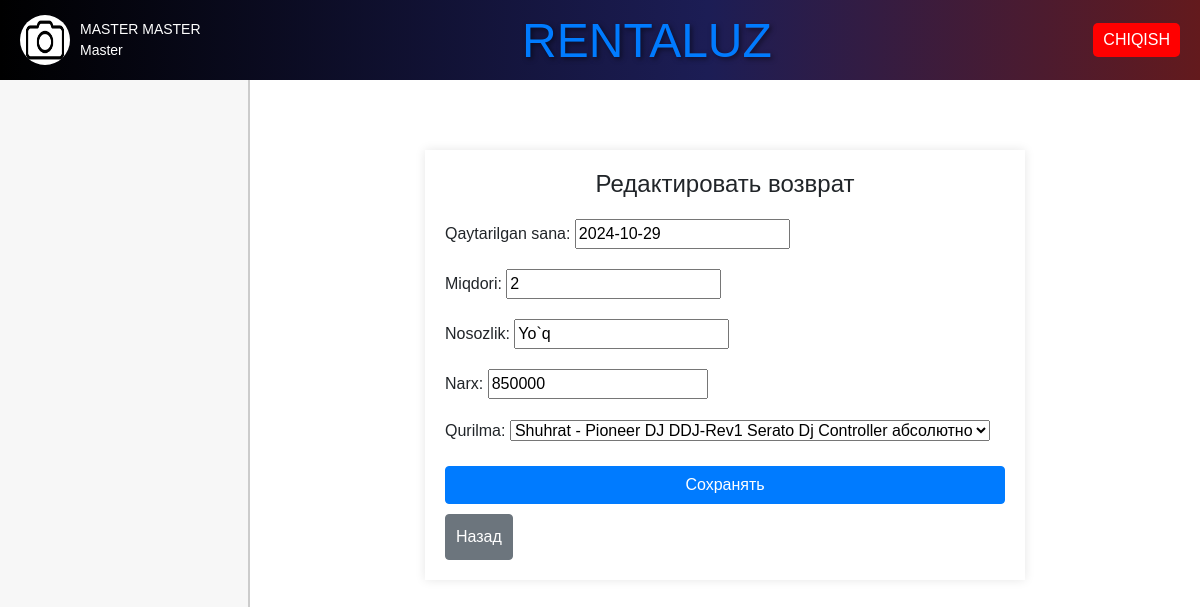
The page /qaytarish/4/edit/ (signed in) on the database its author committed.
### rental/models.py (models this page shows, shortened)
class CustomUser(AbstractUser):
    rasm=models.ImageField(default='static/img/default.jpg')
    ism = models.CharField(max_length=255)
    familiya = models.CharField(max_length=255)
    lavozimi = models.CharField(max_length=255)
    username = models.CharField(max_length=255, unique=True)
    password = models.CharField(max_length=255)
    is_staff = models.BooleanField(default=False)
    is_active = models.BooleanField(default=True)

class Qaytarish(models.Model):
    qaytarilgan_sana = models.DateField(default=timezone.now)
    miqdori = models.IntegerField()
    nosozlik = models.CharField(max_length=255)
    summa = models.BigIntegerField()
    prokat = models.ForeignKey(Prokat, on_delete=models.CASCADE)

### rental/views.py (the view)
# urls.py: path('qaytarish/<int:pk>/edit/', QaytarishEditView.as_view(), name='qaytarish_edit'),
class QaytarishEditView(LoginRequiredMixin,UpdateView):
    model = Qaytarish
    form_class=QaytarishForm
    template_name = 'qaytarish_edit.html'
    success_url = reverse_lazy('qaytarish')

### rental/forms.py
class QaytarishForm(forms.ModelForm):
    class Meta:
        model = Qaytarish
        fields = ['qaytarilgan_sana', 'miqdori', 'nosozlik', 'summa', 'prokat']
        labels = {
            'qaytarilgan_sana': 'Qaytarilgan sana',
            'miqdori': 'Miqdori',
            'nosozlik': 'Nosozlik',
            'summa': 'Narx',
            'prokat': 'Qurilma',
        }
    def __init__(self, *args, **kwargs):
        super(QaytarishForm, self).__init__(*args, **kwargs)
        self.fields['prokat'].queryset = Prokat.objects.all()

### rental/models.py (called while the page is built)
    def __str__(self):
        return f"{self.nomi}"

    def __str__(self):
        return self.username

    def __str__(self):
        return f"{self.mijoz} - {self.qurilma}"

### templates/qaytarish_edit.html (shortened to what this page needs)
{%extends 'home.html'%}
{%block content%}
<html lang="en">
<head>
</head>
<body>
    <div class="container">
        <h1>Редактировать возврат</h1>
        <form method="post">
            {{ form.as_p }}
            <button type="submit" class="btn btn-primary">Сохранять</button>
        </form>
        <a href="{% url 'qaytarish' %}" class="btn btn-secondary">Назад</a>
    </div>
{%endblock content%}

### templates/home.html (shortened to what this page needs)
<!DOCTYPE html>
<html lang="en">
{% load static %}
<head>
    <link rel="stylesheet" href="https://stackpath.bootstrapcdn.com/bootstrap/4.5.2/css/bootstrap.min.css">
    <link rel="stylesheet" href="https://cdnjs.cloudflare.com/ajax/libs/font-awesome/5.15.4/css/all.min.css">
    <link rel="stylesheet" href="{% static 'css/styles.css' %}">
    <link rel="stylesheet" href="https://code.jquery.com/ui/1.12.1/themes/base/jquery-ui.css">
</head>
<body>
    <div class="header">
        <div class="profile-info" onclick="openModal()">
            <img src="{{ request.user.rasm.url }}" alt="Profile Picture" class="profile-pic">
            <div class="profile-details">
                <span>{{ request.user.ism }} {{ request.user.familiya }}</span><br>
                <span>{{ request.user.lavozimi }}</span>
            </div>
        </div>
        <div class="logo">
            <div class="text"><a href="{% url 'home' %}" style="text-decoration: none;">RENTALUZ</a></div>
        </div>
        <div>
            <button class="logout" onclick="window.location.href='{% url 'logout' %}'">CHIQISH</button>
        </div>
    </div>
    <div class="layout">
        <nav class="menu" id="sidebar">
        </nav>
        <main class="main-content">
            {% block content %}{% endblock %}
        </main>
    </div>
    <link rel="stylesheet" href="https://code.jquery.com/ui/1.12.1/themes/base/jquery-ui.css">
</body>
</html>

### static/css/styles.css (style rules this page uses)
body { font-family: Arial, sans-serif; margin: 0; padding: 0; background-color: #f7f9fc; }
.header { background: linear-gradient(90deg, rgba(0, 0, 0, 1) 0%, rgba(28, 29, 85, 1) 59%, rgba(99, 26, 29, 1) 100%); color: #fff; display: flex; justify-content: space-between; align-items: center; padding: 20px 0; }
.header .profile-info { display: flex; align-items: center; cursor: pointer; }
.header img { border-radius: 50%; width: 50px; height: 50px; margin-right: 10px; }
.header .profile-details { color: #fff; font-size: 14px; }
.header .logo { width: 300px; height: 80px; overflow: hidden; position: relative; }
.text { color: white; font-size: 40px; text-align: center; padding: 5px; white-space: normal; max-width: 90%; cursor: context-menu; }
.header .logout { background-color: #f00; color: #fff; padding: 5px 10px; border: none; border-radius: 5px; cursor: pointer; }
.layout { display: flex; height: calc(100vh - 50px); }
.menu { width: 250px; border-right: 2px solid #ccc; position: relative; overflow-y: auto; transition: width 0.3s ease; }
.main-content { flex: 1; padding: 20px; background-color: #fff; overflow-y: auto; transition: margin-left 0.3s ease; }

### templates/home.html (style rules this page uses)
body { font-family: Arial, sans-serif; margin: 0; padding: 0; background-color: #f7f9fc; }
.header { background: linear-gradient(90deg, rgba(0, 0, 0, 1) 0%, rgba(28, 29, 85, 1) 59%, rgba(99, 26, 29, 1) 100%); color: #fff; display: flex; justify-content: space-between; align-items: center; padding: 0px 20px; }
.header .profile-info { display: flex; align-items: center; cursor: pointer; }
.header img { border-radius: 50%; width: 50px; height: 50px; margin-right: 10px; }
.header .logo { width: 300px; height: 80px; position: relative; }
.header .logo div { position: absolute; top: 50%; left: 50%; transform: translate(-50%, -50%); width: auto; height: 100%; object-fit: cover; border-radius: 5px; text-align: center; font-size: 3em; background: linear-gradient(90deg, rgba(0, 0, 0, 1) 0%, rgba(28, 29, 85, 1) 59%, rgba(99, 26, 29, 1) 100%); -webkit-background-clip: text; color: transparent; text-shadow: 2px 2px 5px rgba(0, 0, 0, 0.5); }
.header .logout { background-color: #f00; color: #fff; padding: 5px 10px; border: none; border-radius: 5px; cursor: pointer; }
.layout { display: flex; height: calc(100vh - 50px); }
.menu { width: 250px; border-right: 2px solid #ccc; position: relative; overflow-y: auto; transition: width 0.3s ease; }
.main-content { flex: 1; padding: 20px; background-color: #fff; overflow-y: auto; transition: margin-left 0.3s ease; }

### templates/qaytarish_edit.html (style rules this page uses)
body { font-family: Arial, sans-serif; background-color: #f7f7f7; margin: 0; padding: 0; }
.container { max-width: 600px; margin: 50px auto; padding: 20px; background-color: #fff; box-shadow: 0 0 10px rgba(0, 0, 0, 0.1); }
h1 { font-size: 24px; margin-bottom: 20px; text-align: center; }
form { display: flex; flex-direction: column; }
form p { margin-bottom: 15px; }
button { padding: 10px; font-size: 16px; border: none; cursor: pointer; }
.btn-primary { background-color: #007bff; color: #fff; }
.btn-secondary { background-color: #6c757d; color: #fff; text-decoration: none; text-align: center; display: inline-block; margin-top: 10px; padding: 10px; }

### rows shown on the page
CustomUser: user.rasm (placeholder picture), user.ism "MASTER", user.familiya "MASTER", user.lavozimi "Master"
Qaytarish: qaytarilgan_sana "2024-10-29", miqdori "2", nosozlik "Yo`q", summa "850000", prokat "Shuhrat - Pioneer DJ DDJ-Rev1 Serato Dj Controller абсолютно"
